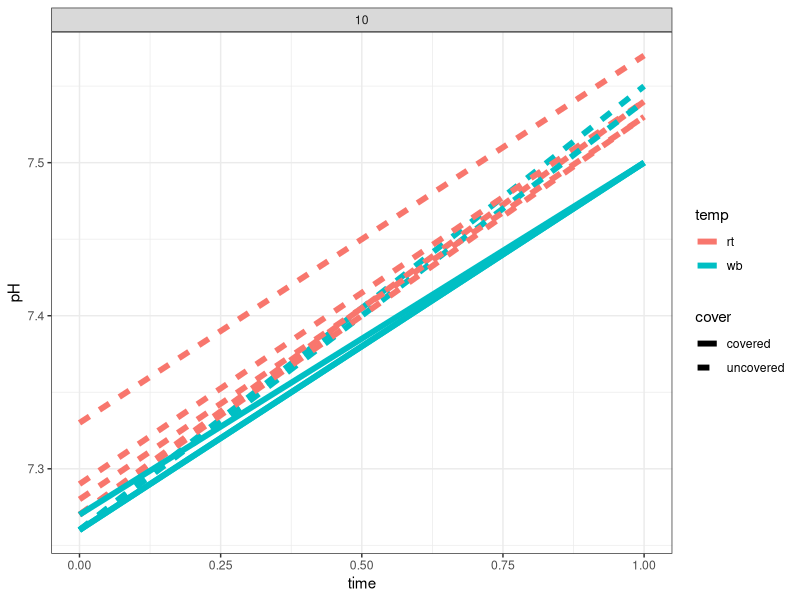

R code for this plot:
library(tidyverse)

tubes = read_csv(file = "Data/method_valid/tube_pH.csv")

ggplot(tubes, aes(x = time, y = pH, group = tube, colour = temp, linetype = cover)) + 
  facet_wrap(volume~.) +  
  geom_line(size = 2) + 
  theme_bw()
